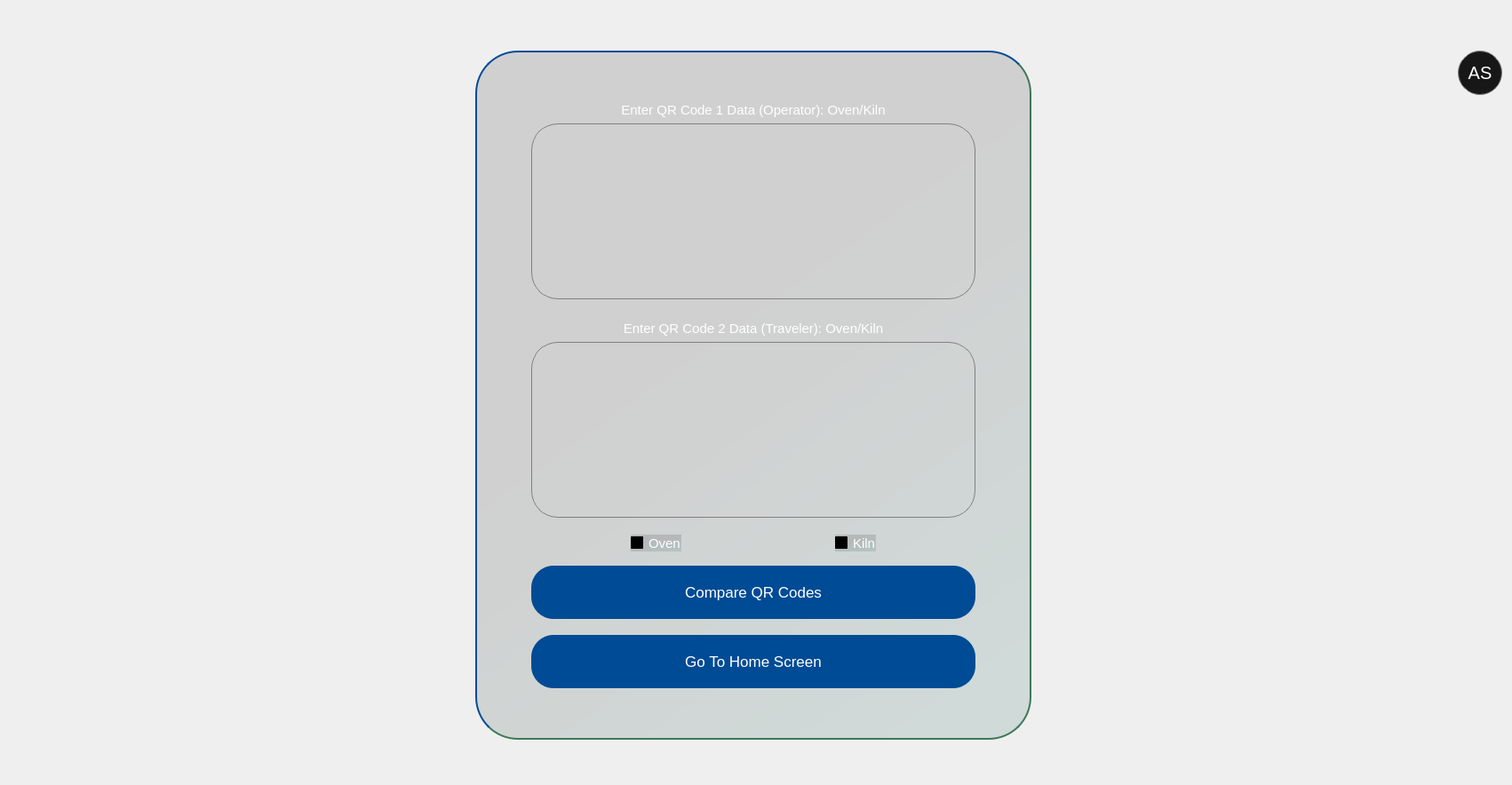
                    <widget class="QWidget" name="enter_qr_data_page">
                     <layout class="QGridLayout" name="gridLayout_26">
                      <item row="1" column="2">
                       <widget class="QWidget" name="widget_38" native="true">
                        <property name="minimumSize">
                         <size>
                          <width>626</width>
                          <height>686</height>
                         </size>
                        </property>
                        <property name="maximumSize">
                         <size>
                          <width>16777215</width>
                          <height>16777215</height>
                         </size>
                        </property>
                        <property name="styleSheet">
                         <string notr="true">border: 2px solid transparent; 
border-radius: 48px;
opacity: 5px;
background: qlineargradient(x1: 0.21, y1: 0, x2: 0.79, y2: 1, stop: 0 rgba(0, 0, 0, 0.13), stop: 0.3815 rgba(0, 0, 0, 0.13), stop: 1 rgba(0, 77, 64, 0.13));
border-right-color: rgb(60, 120, 89);
border-bottom-color: rgb(60, 120, 89);
border-top-color: rgb(0, 75, 149);
border-left-color: rgb(0, 75, 149);
</string>
                        </property>
                        <layout class="QGridLayout" name="gridLayout_27">
                         <item row="1" column="0">
                          <layout class="QVBoxLayout" name="verticalLayout_38">
                           <item alignment="Qt::AlignHCenter|Qt::AlignVCenter">
                            <widget class="QWidget" name="widget_39" native="true">
                             <property name="minimumSize">
                              <size>
                               <width>0</width>
                               <height>240</height>
                              </size>
                             </property>
                             <property name="maximumSize">
                              <size>
                               <width>16777215</width>
                               <height>240</height>
                              </size>
                             </property>
                             <property name="styleSheet">
                              <string notr="true">border:none;
background:transparent;</string>
                             </property>
                             <layout class="QVBoxLayout" name="verticalLayout_39">
                              <item>
                               <widget class="QLabel" name="data_qr_1_label">
                                <property name="font">
                                 <font>
                                  <pointsize>11</pointsize>
                                 </font>
                                </property>
                                <property name="styleSheet">
                                 <string notr="true">color: rgb(255, 255, 255);</string>
                                </property>
                                <property name="text">
                                 <string>Enter QR Code 1 Data (Operator): Oven/Kiln</string>
                                </property>
                                <property name="alignment">
                                 <set>Qt::AlignCenter</set>
                                </property>
                               </widget>
                              </item>
                              <item>
                               <widget class="QTextEdit" name="data_1_textEdit">
                                <property name="minimumSize">
                                 <size>
                                  <width>500</width>
                                  <height>0</height>
                                 </size>
                                </property>
                                <property name="maximumSize">
                                 <size>
                                  <width>500</width>
                                  <height>200</height>
                                 </size>
                                </property>
                                <property name="cursor" stdset="0">
                                 <cursorShape>IBeamCursor</cursorShape>
                                </property>
                                <property name="styleSheet">
                                 <string notr="true">border: 1px solid gray; 
border-radius: 30px;
padding-left: 15px;
padding-top: 15px;
</string>
                                </property>
                               </widget>
                              </item>
                             </layout>
                            </widget>
                           </item>
                           <item alignment="Qt::AlignHCenter|Qt::AlignVCenter">
                            <widget class="QWidget" name="widget_40" native="true">
                             <property name="minimumSize">
                              <size>
                               <width>0</width>
                               <height>240</height>
                              </size>
                             </property>
                             <property name="maximumSize">
                              <size>
                               <width>16777215</width>
                               <height>240</height>
                              </size>
                             </property>
                             <property name="styleSheet">
                              <string notr="true">border:none;
background:transparent;</string>
                             </property>
                             <layout class="QVBoxLayout" name="verticalLayout_40">
                              <item>
                               <widget class="QLabel" name="data_qr_2_label">
                                <property name="font">
                                 <font>
                                  <pointsize>11</pointsize>
                                 </font>
                                </property>
                                <property name="styleSheet">
                                 <string notr="true">color: rgb(255, 255, 255);</string>
                                </property>
                                <property name="text">
                                 <string>Enter QR Code 2 Data (Traveler): Oven/Kiln</string>
                                </property>
                                <property name="alignment">
                                 <set>Qt::AlignCenter</set>
                                </property>
                               </widget>
                              </item>
                              <item>
                               <widget class="QTextEdit" name="data_2_textEdit">
                                <property name="minimumSize">
                                 <size>
                                  <width>500</width>
                                  <height>0</height>
                                 </size>
                                </property>
                                <property name="maximumSize">
                                 <size>
                                  <width>500</width>
                                  <height>200</height>
                                 </size>
                                </property>
                                <property name="cursor" stdset="0">
                                 <cursorShape>IBeamCursor</cursorShape>
                                </property>
                                <property name="styleSheet">
                                 <string notr="true">border: 1px solid gray; 
border-radius: 30px;
padding-left: 15px;
padding-top: 15px;
</string>
                                </property>
                               </widget>
                              </item>
                             </layout>
                            </widget>
                           </item>
                           <item>
                            <spacer name="verticalSpacer_74">
                             <property name="orientation">
                              <enum>Qt::Vertical</enum>
                             </property>
                             <property name="sizeType">
                              <enum>QSizePolicy::Fixed</enum>
                             </property>
                             <property name="sizeHint" stdset="0">
                              <size>
                               <width>20</width>
                               <height>4</height>
                              </size>
                             </property>
                            </spacer>
                           </item>
                           <item>
                            <layout class="QHBoxLayout" name="horizontalLayout_26">
                             <item>
                              <spacer name="horizontalSpacer_78">
                               <property name="orientation">
                                <enum>Qt::Horizontal</enum>
                               </property>
                               <property name="sizeHint" stdset="0">
                                <size>
                                 <width>40</width>
                                 <height>20</height>
                                </size>
                               </property>
                              </spacer>
                             </item>
                             <item alignment="Qt::AlignLeft">
                              <widget class="QCheckBox" name="oven_checkBox">
                               <property name="font">
                                <font>
                                 <pointsize>11</pointsize>
                                </font>
                               </property>
                               <property name="styleSheet">
                                <string notr="true">border:none;
color:white;</string>
                               </property>
                               <property name="text">
                                <string>Oven</string>
                               </property>
                              </widget>
                             </item>
                             <item>
                              <spacer name="horizontalSpacer_80">
                               <property name="orientation">
                                <enum>Qt::Horizontal</enum>
                               </property>
                               <property name="sizeHint" stdset="0">
                                <size>
                                 <width>40</width>
                                 <height>20</height>
                                </size>
                               </property>
                              </spacer>
                             </item>
                             <item alignment="Qt::AlignRight">
                              <widget class="QCheckBox" name="kiln_checkBox">
                               <property name="font">
                                <font>
                                 <pointsize>11</pointsize>
                                </font>
                               </property>
                               <property name="styleSheet">
                                <string notr="true">border:none;
color:white;</string>
                               </property>
                               <property name="text">
                                <string>Kiln</string>
                               </property>
                              </widget>
                             </item>
                             <item>
                              <spacer name="horizontalSpacer_79">
                               <property name="orientation">
                                <enum>Qt::Horizontal</enum>
                               </property>
                               <property name="sizeHint" stdset="0">
                                <size>
                                 <width>40</width>
                                 <height>20</height>
                                </size>
                               </property>
                              </spacer>
                             </item>
                            </layout>
                           </item>
                           <item>
                            <widget class="QWidget" name="widget_41" native="true">
                             <property name="minimumSize">
                              <size>
                               <width>0</width>
                               <height>156</height>
                              </size>
                             </property>
                             <property name="maximumSize">
                              <size>
                               <width>16777215</width>
                               <height>156</height>
                              </size>
                             </property>
                             <property name="styleSheet">
                              <string notr="true">border:none;
background:transparent;</string>
                             </property>
                             <layout class="QHBoxLayout" name="horizontalLayout_22">
                              <item>
                               <spacer name="horizontalSpacer_64">
                                <property name="orientation">
                                 <enum>Qt::Horizontal</enum>
                                </property>
                                <property name="sizeHint" stdset="0">
                                 <size>
                                  <width>40</width>
                                  <height>20</height>
                                 </size>
                                </property>
                               </spacer>
                              </item>
                              <item>
                               <layout class="QVBoxLayout" name="verticalLayout_41">
                                <item>
                                 <widget class="QPushButton" name="compare_qr_codes_button_3">
                                  <property name="enabled">
                                   <bool>true</bool>
                                  </property>
                                  <property name="sizePolicy">
                                   <sizepolicy hsizetype="Preferred" vsizetype="Preferred">
                                    <horstretch>0</horstretch>
                                    <verstretch>0</verstretch>
                                   </sizepolicy>
                                  </property>
                                  <property name="minimumSize">
                                   <size>
                                    <width>500</width>
                                    <height>60</height>
                                   </size>
                                  </property>
                                  <property name="maximumSize">
                                   <size>
                                    <width>500</width>
                                    <height>60</height>
                                   </size>
                                  </property>
                                  <property name="font">
                                   <font>
                                    <pointsize>13</pointsize>
                                   </font>
                                  </property>
                                  <property name="cursor">
                                   <cursorShape>PointingHandCursor</cursorShape>
                                  </property>
                                  <property name="styleSheet">
                                   <string notr="true">QPushButton{border: 0px solid gray; 
border-radius: 25px;
background-color: #004B95;
color:white;

}
QPushButton:hover {
    color: white;
	background-color: #005ce6;
}

QPushButton:pressed {
    background-color: #003d99; /* Slightly darker blue for the pressed state */
    color: white; /* Keep the text color visible */
}
</string>
                                  </property>
                                  <property name="text">
                                   <string>Compare QR Codes</string>
                                  </property>
                                  <property name="shortcut">
                                   <string>Return</string>
                                  </property>
                                 </widget>
                                </item>
                                <item>
                                 <spacer name="verticalSpacer_76">
                                  <property name="orientation">
                                   <enum>Qt::Vertical</enum>
                                  </property>
                                  <property name="sizeHint" stdset="0">
                                   <size>
                                    <width>20</width>
                                    <height>40</height>
                                   </size>
                                  </property>
                                 </spacer>
                                </item>
                                <item>
                                 <widget class="QPushButton" name="go_to_home_screen_button">
                                  <property name="enabled">
                                   <bool>true</bool>
                                  </property>
                                  <property name="sizePolicy">
                                   <sizepolicy hsizetype="Preferred" vsizetype="Preferred">
                                    <horstretch>0</horstretch>
                                    <verstretch>0</verstretch>
                                   </sizepolicy>
                                  </property>
                                  <property name="minimumSize">
                                   <size>
                                    <width>500</width>
                                    <height>60</height>
                                   </size>
                                  </property>
                                  <property name="maximumSize">
                                   <size>
                                    <width>500</width>
                                    <height>60</height>
                                   </size>
                                  </property>
                                  <property name="font">
                                   <font>
                                    <pointsize>13</pointsize>
                                   </font>
                                  </property>
                                  <property name="cursor">
                                   <cursorShape>PointingHandCursor</cursorShape>
                                  </property>
                                  <property name="layoutDirection">
                                   <enum>Qt::LeftToRight</enum>
                                  </property>
                                  <property name="styleSheet">
                                   <string notr="true">QPushButton{border: 0px solid gray; 
border-radius: 25px;
background-color: #004B95;
color:white;

}
QPushButton:hover {
    color: white;
	background-color: #005ce6;
}
QPushButton:pressed {
    background-color: #003d99; /* Slightly darker blue for the pressed state */
    color: white; /* Keep the text color visible */
}
</string>
                                  </property>
                                  <property name="text">
                                   <string>Go To Home Screen</string>
                                  </property>
                                 </widget>
                                </item>
                               </layout>
                              </item>
                              <item>
                               <spacer name="horizontalSpacer_77">
                                <property name="orientation">
                                 <enum>Qt::Horizontal</enum>
                                </property>
                                <property name="sizeHint" stdset="0">
                                 <size>
                                  <width>40</width>
                                  <height>20</height>
                                 </size>
                                </property>
                               </spacer>
                              </item>
                             </layout>
                            </widget>
                           </item>
                          </layout>
                         </item>
                         <item row="0" column="0">
                          <spacer name="verticalSpacer_75">
                           <property name="orientation">
                            <enum>Qt::Vertical</enum>
                           </property>
                           <property name="sizeHint" stdset="0">
                            <size>
                             <width>20</width>
                             <height>40</height>
                            </size>
                           </property>
                          </spacer>
                         </item>
                         <item row="2" column="0">
                          <spacer name="verticalSpacer_78">
                           <property name="orientation">
                            <enum>Qt::Vertical</enum>
                           </property>
                           <property name="sizeHint" stdset="0">
                            <size>
                             <width>20</width>
                             <height>40</height>
                            </size>
                           </property>
                          </spacer>
                         </item>
                        </layout>
                       </widget>
                      </item>
                      <item row="0" column="2">
                       <spacer name="verticalSpacer_111">
                        <property name="orientation">
                         <enum>Qt::Vertical</enum>
                        </property>
                        <property name="sizeHint" stdset="0">
                         <size>
                          <width>20</width>
                          <height>40</height>
                         </size>
                        </property>
                       </spacer>
                      </item>
                      <item row="1" column="0">
                       <spacer name="horizontalSpacer_81">
                        <property name="orientation">
                         <enum>Qt::Horizontal</enum>
                        </property>
                        <property name="sizeHint" stdset="0">
                         <size>
                          <width>474</width>
                          <height>20</height>
                         </size>
                        </property>
                       </spacer>
                      </item>
                      <item row="0" column="3" rowspan="2">
                       <spacer name="horizontalSpacer_82">
                        <property name="orientation">
                         <enum>Qt::Horizontal</enum>
                        </property>
                        <property name="sizeHint" stdset="0">
                         <size>
                          <width>474</width>
                          <height>20</height>
                         </size>
                        </property>
                       </spacer>
                      </item>
                      <item row="2" column="2">
                       <spacer name="verticalSpacer_112">
                        <property name="orientation">
                         <enum>Qt::Vertical</enum>
                        </property>
                        <property name="sizeHint" stdset="0">
                         <size>
                          <width>20</width>
                          <height>40</height>
                         </size>
                        </property>
                       </spacer>
                      </item>
                      <item row="1" column="4">
                       <layout class="QVBoxLayout" name="verticalLayout_24">
                        <item>
                         <widget class="QPushButton" name="usermenu_pushButton_4">
                          <property name="minimumSize">
                           <size>
                            <width>50</width>
                            <height>50</height>
                           </size>
                          </property>
                          <property name="maximumSize">
                           <size>
                            <width>50</width>
                            <height>50</height>
                           </size>
                          </property>
                          <property name="font">
                           <font>
                            <pointsize>15</pointsize>
                           </font>
                          </property>
                          <property name="cursor">
                           <cursorShape>PointingHandCursor</cursorShape>
                          </property>
                          <property name="styleSheet">
                           <string notr="true">QPushButton {
    color: white;
    background-color:#171717;
    border: 1px solid grey;
    border-radius: 25px; 
}

QPushButton:hover {
    border: 2px solid rgb(83, 83, 83); /* Change border color on hover */
    background-color:#171717;
   
}

</string>
                          </property>
                          <property name="text">
                           <string>AS</string>
                          </property>
                         </widget>
                        </item>
                        <item>
                         <spacer name="verticalSpacer_79">
                          <property name="orientation">
                           <enum>Qt::Vertical</enum>
                          </property>
                          <property name="sizeHint" stdset="0">
                           <size>
                            <width>20</width>
                            <height>40</height>
                           </size>
                          </property>
                         </spacer>
                        </item>
                       </layout>
                      </item>
                      <item row="1" column="1">
                       <spacer name="horizontalSpacer_76">
                        <property name="orientation">
                         <enum>Qt::Horizontal</enum>
                        </property>
                        <property name="sizeType">
                         <enum>QSizePolicy::Fixed</enum>
                        </property>
                        <property name="sizeHint" stdset="0">
                         <size>
                          <width>50</width>
                          <height>20</height>
                         </size>
                        </property>
                       </spacer>
                      </item>
                     </layout>
                    </widget>
